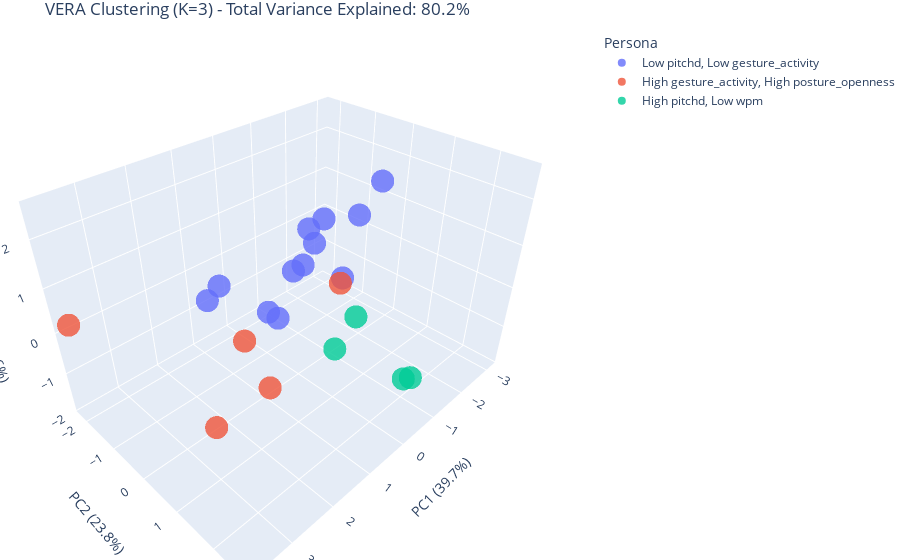

Notebook cell for this chart:
### Code cell
# 8. Interactive 3D Plot
fig = px.scatter_3d(
    df_viz,
    x="PC1",
    y="PC2",
    z="PC3",
    color="Persona",
    hover_name="Video",
    hover_data=FEATURES,
    title=f"VERA Clustering (K={K}) - Total Variance Explained: {total_var:.1%}",
    labels={
        "PC1": f"PC1 ({var_explained[0]:.1%})",
        "PC2": f"PC2 ({var_explained[1]:.1%})",
        "PC3": f"PC3 ({var_explained[2]:.1%})"
    },
    opacity=0.8,
    size_max=10
)

fig.update_layout(margin=dict(l=0, r=0, b=0, t=30))
fig.show()

### Figure 1 — Plotly figure (JSON) as saved in the notebook; plotly's stock layout.template omitted (floating-point values rounded to 4 significant figures)
{"data": [{"customdata": [[0.7585, 46.43, 0.2693, 110.5, 0.4734, 0.7582, 2.003], [2.567, 50.29, 0.5821, 150.0, 0.7237, 0.7564, 2.591], [3.311, 54.51, 1.067, 117.8, 2.694, 0.7404, 2.087], [4.418, 52.2, 1.013, 167.3, 2.018, 0.7641, 3.391], [4.526, 47.83, 0.9567, 139.9, 1.625, 0.8254, 3.573], [3.675, 46.02, 0.9023, 103.7, 1.949, 0.8196, 2.951], [2.116, 55.22, 0.3829, 166.0, 1.949, 0.7546, 5.514], [2.61, 47.09, 0.551, 170.7, 0.9194, 0.8228, 3.251], [2.292, 48.22, 0.6161, 118.5, 1.526, 0.7652, 2.938], [2.83, 53.58, 0.6864, 139.8, 0.5804, 0.7943, 4.507], [0.6957, 55.5, 0.2328, 158.1, 0.3257, 0.7944, 3.499], [2.321, 47.38, 0.7671, 121.6, 1.48, 0.7679, 2.824]], "hovertemplate": "<b>%{hovertext}</b><br><br>Persona=Low pitchd, Low gesture_activity<br>PC1 (39.7%)=%{x}<br>PC2 (23.8%)=%{y}<br>PC3 (16.6%)=%{z}<br>body_gesture_activity_mean=%{customdata[0]}<br>body_posture_openness_mean=%{customdata[1]}<br>body_body_sway_mean=%{customdata[2]}<br>audio_wpm=%{customdata[3]}<br>face_head_speed_mean=%{customdata[4]}<br>face_smile_mean=%{customdata[5]}<br>audio_pitch_std_st=%{customdata[6]}<extra></extra>", "hovertext": ["61", "63", "66", "67", "11", "18", "24", "58", "6", "70", "75", "60"], "legendgroup": "Low pitchd, Low gesture_activity", "marker": {"color": "#636efa", "opacity": 0.8, "symbol": "circle"}, "mode": "markers", "name": "Low pitchd, Low gesture_activity", "scene": "scene", "showlegend": true, "type": "scatter3d", "x": [-3.129, -1.261, 0.7521, 1.056, 0.5569, -0.1226, -0.6634, -0.9686, -1.265, -0.7087, -2.072, -1.045], "y": [-1.101, -0.9609, -2.061, -1.188, -0.304, -0.757, -0.2276, -0.2682, -1.127, 0.5052, 0.2698, -1.209], "z": [0.2689, 0.6971, -0.724, 0.232, -0.2111, -0.9725, 0.8981, 1.313, -0.2938, 0.3925, 1.944, -0.3909]}, {"customdata": [[6.671, 56.55, 1.305, 187.4, 4.037, 0.7618, 2.868], [4.392, 64.4, 0.9369, 116.5, 2.186, 0.827, 3.576], [4.454, 61.17, 0.8062, 188.0, 0.9528, 0.9586, 4.981], [6.544, 52.19, 0.9917, 145.3, 1.735, 0.8515, 5.848], [6.26, 58.68, 1.538, 131.9, 1.558, 0.813, 5.137]], "hovertemplate": "<b>%{hovertext}</b><br><br>Persona=High gesture_activity, High posture_openness<br>PC1 (39.7%)=%{x}<br>PC2 (23.8%)=%{y}<br>PC3 (16.6%)=%{z}<br>body_gesture_activity_mean=%{customdata[0]}<br>body_posture_openness_mean=%{customdata[1]}<br>body_body_sway_mean=%{customdata[2]}<br>audio_wpm=%{customdata[3]}<br>face_head_speed_mean=%{customdata[4]}<br>face_smile_mean=%{customdata[5]}<br>audio_pitch_std_st=%{customdata[6]}<extra></extra>", "hovertext": ["62", "25", "59", "23", "73"], "legendgroup": "High gesture_activity, High posture_openness", "marker": {"color": "#EF553B", "opacity": 0.8, "symbol": "circle"}, "mode": "markers", "name": "High gesture_activity, High posture_openness", "scene": "scene", "showlegend": true, "type": "scatter3d", "x": [3.767, 1.779, 1.919, 1.868, 2.808], "y": [-2.24, 0.3963, 2.673, 1.137, 0.7416], "z": [0.1627, 0.162, 2.569, -0.4181, -1.009]}, {"customdata": [[2.953, 54.17, 0.705, 80.72, 1.762, 0.8178, 5.063], [3.048, 57.28, 0.7653, 137.6, 0.6108, 0.7914, 6.126], [2.891, 49.94, 0.7296, 84.18, 0.5063, 0.787, 7.832], [3.639, 49.66, 0.6185, 84.93, 0.3433, 0.8, 7.593]], "hovertemplate": "<b>%{hovertext}</b><br><br>Persona=High pitchd, Low wpm<br>PC1 (39.7%)=%{x}<br>PC2 (23.8%)=%{y}<br>PC3 (16.6%)=%{z}<br>body_gesture_activity_mean=%{customdata[0]}<br>body_posture_openness_mean=%{customdata[1]}<br>body_body_sway_mean=%{customdata[2]}<br>audio_wpm=%{customdata[3]}<br>face_head_speed_mean=%{customdata[4]}<br>face_smile_mean=%{customdata[5]}<br>audio_pitch_std_st=%{customdata[6]}<extra></extra>", "hovertext": ["64", "71", "72", "74"], "legendgroup": "High pitchd, Low wpm", "marker": {"color": "#00cc96", "opacity": 0.8, "symbol": "circle"}, "mode": "markers", "name": "High pitchd, Low wpm", "scene": "scene", "showlegend": true, "type": "scatter3d", "x": [-0.373, -0.2278, -1.351, -1.319], "y": [0.6757, 1.285, 1.786, 1.973], "z": [-1.134, 0.104, -1.884, -1.706]}], "layout": {"legend": {"title": {"text": "Persona"}, "tracegroupgap": 0}, "margin": {"b": 0, "l": 0, "r": 0, "t": 30}, "scene": {"domain": {"x": [0.0, 1.0], "y": [0.0, 1.0]}, "xaxis": {"title": {"text": "PC1 (39.7%)"}}, "yaxis": {"title": {"text": "PC2 (23.8%)"}}, "zaxis": {"title": {"text": "PC3 (16.6%)"}}}, "title": {"text": "VERA Clustering (K=3) - Total Variance Explained: 80.2%"}}}
